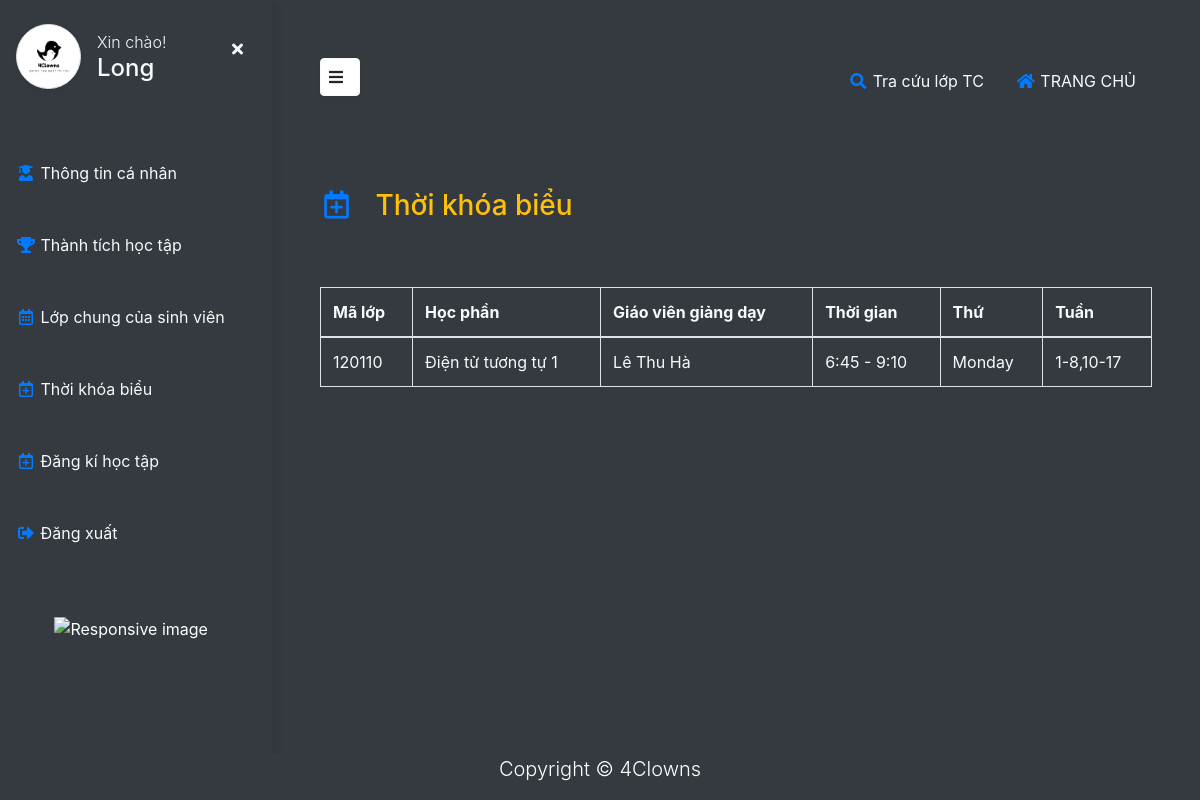
/student/thoi_khoa_bieu (signed in), run on an earlier commit of the app's database.
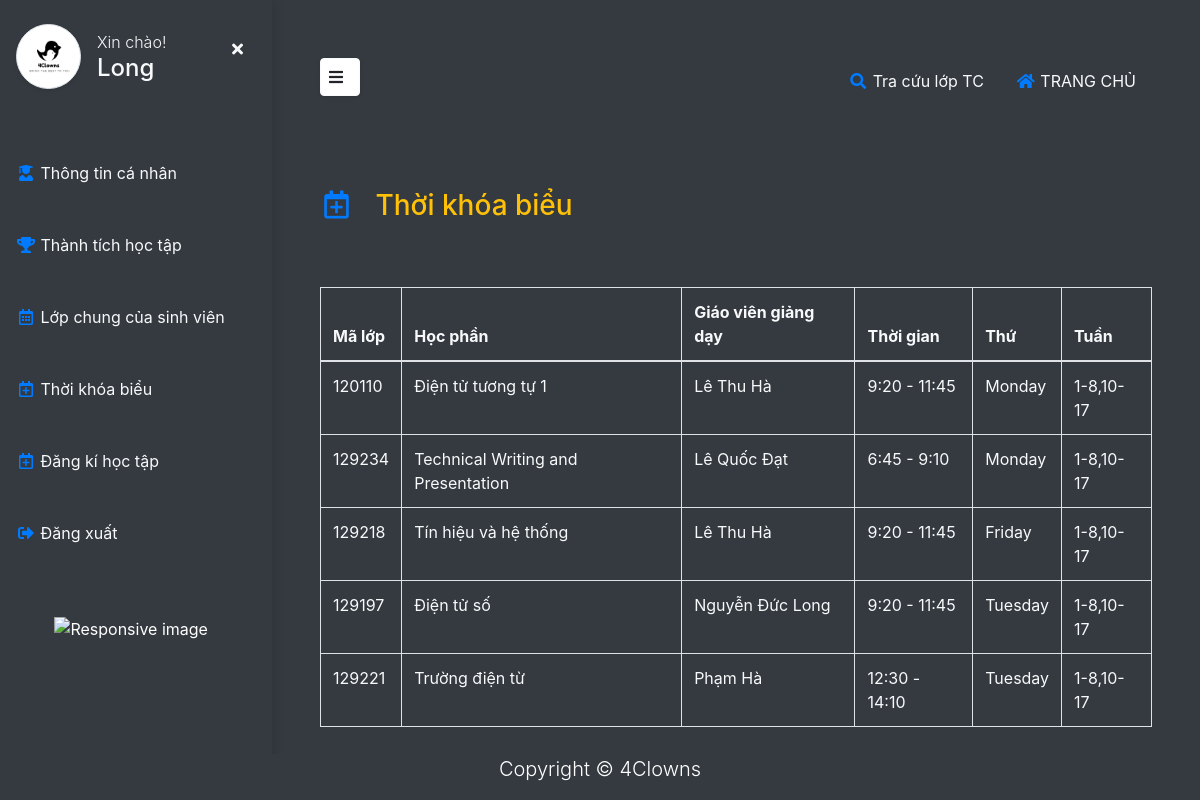
And on a later commit of the database.
### student/models.py (models this page shows, shortened)
class lop_tin_chi_detail(models.Model):
    lopTinChi = models.ForeignKey("management.lop_tin_chi",verbose_name="Lớp tín chỉ", on_delete=CASCADE, related_name="detail")
    semester = models.ForeignKey("management.semester", verbose_name="Kì", related_name="available_class", on_delete=models.CASCADE)
    timetable = models.ForeignKey("management.timetable", on_delete=models.CASCADE)
    timing = models.ForeignKey("management.timing", on_delete=models.CASCADE, null=True)
    teacher = models.ForeignKey("users.Teacher", on_delete=models.CASCADE, blank=True, null=True)
    class Meta:
        verbose_name = "Lớp tín chỉ chi tiết"
        verbose_name_plural = 'Lớp tín chỉ chi tiết'
        unique_together = ('lopTinChi', 'semester')

### management/models.py (models this page shows, shortened)
class lop_tin_chi(models.Model):
    class ClassType(models.TextChoices):
        LT = "LT", "LT"
        TN = "TN", "TN"
        LT_BT = "LT+BT", "LT+BT"
    code = models.IntegerField(unique=True, verbose_name="Mã lớp")
    type = models.CharField(choices=ClassType.choices, verbose_name="Loại lớp", default=ClassType.LT, max_length=20)
    hocPhan = models.ForeignKey("management.hoc_phan", verbose_name="Học phần", related_name="available_class", on_delete=models.CASCADE)
    class Meta:
        verbose_name = "9. Lớp tín chỉ"
        verbose_name_plural = '9. Lớp tín chỉ'

class hoc_phan(models.Model):
    name = CharField(_("Tên học phần"), max_length=50)
    code = CharField(_("Mã học phần"), max_length=10, unique=True)
    vien = models.ForeignKey("management.vien_dao_tao", verbose_name="Viện trực thuộc", on_delete=models.CASCADE, related_name="cac_hoc_phan")
    required_hocPhan = models.ForeignKey("management.hoc_phan", verbose_name="Học phần kiên quyết", on_delete=models.CASCADE, null=True, blank=True, default=None)
    class Meta:
        verbose_name = "2. Học phần"
        verbose_name_plural = '2. Học phần'
        ordering = ["vien"]
    def __str__(self):
        return f"{self.name}"

class timing(models.Model):
    time_start = models.TimeField(verbose_name="Thời gian bắt đầu")
    time_end = models.TimeField(verbose_name="Thời gian kết thúc")
    def __str__(self):
        return f"{self.time_start.hour}:{self.time_start.minute} - {self.time_end.hour}:{self.time_end.minute}"
    class Meta:
        unique_together=('time_start', 'time_end',)
        verbose_name = "6. Thời gian"
        verbose_name_plural = '6. Thời gian'

class timetable(models.Model):
    day = models.CharField(choices=DAYS_OF_WEEK, max_length=15)
    week = models.ManyToManyField(week)
    def display_week(self):
        all_week = self.week.all()
        len_week = all_week.count()
        display_week = ''
        display_week = display_week + str(all_week[0].id) + "-"
        for i in range(len_week-1):
            if all_week[i+1].id == all_week[i].id + 1:
                continue
            else:
                display_week = display_week + str(all_week[i].id) + "," + str(all_week[i+1].id)
        display_week = display_week + "-" + str(all_week[len_week-1].id)
        return display_week
    class Meta:
        verbose_name = '8. Thời khóa biểu'
        verbose_name_plural = '8. Thời khóa biểu'

class week(models.Model):
    id = models.IntegerField(verbose_name='Tuần', primary_key=True)
    class Meta:
        verbose_name = "7. Tuần"
        verbose_name_plural = '7. Tuần'

### users/models.py (models this page shows, shortened)
class User(AbstractBaseUser, PermissionsMixin):
    class Genders(models.TextChoices):
        MALE = "MALE", "Male"
        FEMALE = "FEMALE", "Female"
    avatar = models.ImageField(_("Ảnh đại diện"), upload_to="Avatar", blank=True, null=True)
    email = models.EmailField(_("Email"),max_length=50, unique=True, blank=True)
    firstname = models.CharField(_("Tên"),max_length=20,  blank=False, null=True)
    surname = models.CharField(_("Tên đệm"),max_length=20, null=True, blank=True)
    lastname = models.CharField(_("Họ"),max_length=20, null=True, blank=True)
    date_of_birth = models.DateField(_("Ngày sinh"), blank=True, null=True, )
    phone = models.CharField(_("Số điện thoại"), max_length=15, blank=True, null=True)
    is_superuser = models.BooleanField(default=False)
    is_active = models.BooleanField(default=True)
    last_login = models.DateTimeField(auto_now_add=True)
    date_joined = models.DateTimeField(auto_now_add=True)
    role = models.BooleanField(null=True, blank=True)
    gender = models.CharField(
        _("Gender"), max_length=50, choices=Genders.choices, default=Genders.MALE
    )
    objects = UserManager()
    USERNAME_FIELD = 'email'
    REQUIRED_FIELDS = []

### student/views.py (the view)
# urls.py: path('thoi_khoa_bieu', views.student_timetable, name='student_timetable'),
def student_timetable(request):
    student = Student.objects.get(user_ptr=request.user)
    active_sem = semester.objects.get(is_active=True)
    thoi_khoa_bieu = sinhVien_dangKi_lopTinChi.objects.filter(lopTinChiDetail__semester=active_sem, sinhVien=student, is_accepted=True)
    current_lopTinChi = []
    for lop in thoi_khoa_bieu:
        current_lopTinChi.append(lop.lopTinChiDetail)
    return render(request, 'student/thoi_khoa_bieu.html', {
        'thoi_khoa_bieu': current_lopTinChi,
    })

### users/models.py (called while the page is built)
    def getfullname(self):
        if self.lastname:
            if self.surname:
                return f"{self.lastname} {self.surname} {self.firstname}"
            else:
                return f"{self.lastname} {self.firstname}"
        else:
            return f"{self.firstname}"

### templates/student/thoi_khoa_bieu.html (shortened to what this page needs)
{% extends "base.html" %}
{% load static %}
{% block content %}
<div class="page-content p-5 position-relative" id="content">
    <div class="row mt-4">
      <h3 class="text-warning">
        <i class="far fa-calendar-plus me-1 text-primary fa-fw" style="width: 2.25em;"></i>
        Thời khóa biểu
      </h3>
      <div class="col-lg-12 mt-5">
        <div class="row">
          <div class="col-lg-12">
            <div class="table-responsive">
              <table class="table table-bordered text-light ">
                <thead>
                    <tr>
                        <th>Mã lớp</th>
                        <th>Học phần</th>
                        <th>Giáo viên giảng dạy</th>
                        <th>Thời gian</th>
                        <th>Thứ</th>
                        <th>Tuần</th>
                    </tr>
                </thead>
                <tbody>
                    {% for lop in thoi_khoa_bieu %}
                    <tr>
                        <td>{{lop.lopTinChi.code}}</td>
                        <td class='hocPhanDangKi'>{{lop.lopTinChi.hocPhan}}</td>
                        <td>{{lop.teacher.getfullname}}</td>
                        <td>{{lop.timing}}</td>
                        <td>{{lop.timetable.day}}</td>
                        <td>{{lop.timetable.display_week}}</td>
                    </tr>
                    {% endfor %}
                </tbody>
            </table>
            </div>
           </div>
    </div>
  </div>
  </div>
</div>
{% include 'student/student_base.html' %}
{% endblock %}

What changed in the data, as far as the page shows it:
changed lop_tin_chi_detail "Điện tử tương tự 1": timing "6:45 - 9:10" → "9:20 - 11:45"
now on this page (row unchanged): lop_tin_chi_detail: lopTinChi.code "129234", lopTinChi.hocPhan "Technical Writing and Presentation", teacher.getfullname "Lê Quốc Đạt", timing "6:45 - 9:10", timetable.day "Monday", timetable.display_week "1-8,10-17"
now on this page (row unchanged): lop_tin_chi_detail: lopTinChi.code "129218", lopTinChi.hocPhan "Tín hiệu và hệ thống", teacher.getfullname "Lê Thu Hà", timing "9:20 - 11:45", timetable.day "Friday", timetable.display_week "1-8,10-17"
now on this page (row unchanged): lop_tin_chi_detail: lopTinChi.code "129197", lopTinChi.hocPhan "Điện tử số", teacher.getfullname "Nguyễn Đức Long", timing "9:20 - 11:45", timetable.day "Tuesday", timetable.display_week "1-8,10-17"
now on this page (row unchanged): lop_tin_chi_detail: lopTinChi.code "129221", lopTinChi.hocPhan "Trường điện từ", teacher.getfullname "Phạm Hà", timing "12:30 - 14:10", timetable.day "Tuesday", timetable.display_week "1-8,10-17"
